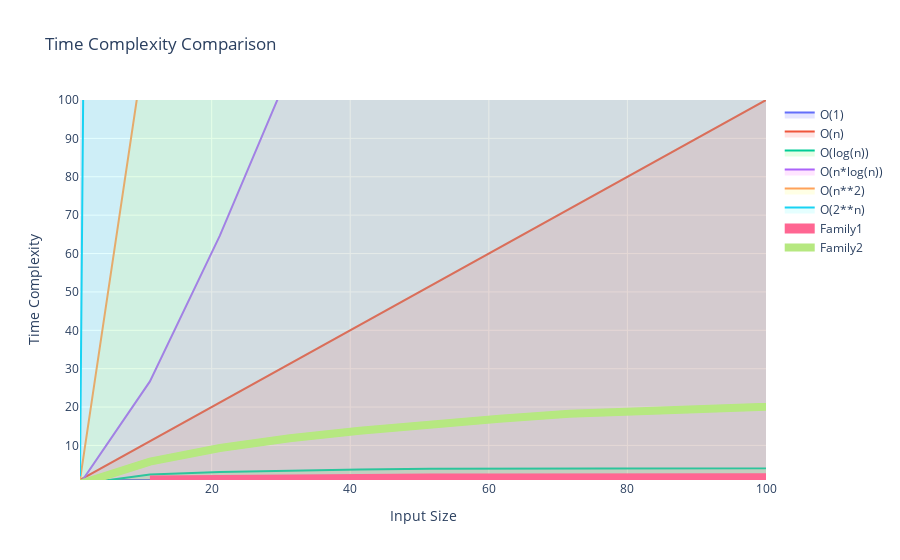

Notebook code for this chart:
### Code cell
def plot_complexity(complexities: np.array, x = np.linspace(1, 1000, 100), base_graph=go.Figure(base_graph)):

    """ Given an array of complexities and their family name as the label,
        display a time complexity comparison chart comparing the given complexities.
         
        Complexities take the form: [[np.log(x)*np.log(x), 'Family1'], 
                                     [np.log(x)**2, 'Family2']]   """
    
    
    for i, (complexity, label) in enumerate(complexities):
        trace = go.Scatter(x=x, y=complexity, mode='lines', name=f'{label}',  line=dict(width=10-2*i))
        base_graph.add_trace(trace)

    base_graph.show()
    return
    

print(plot_complexity([[np.log(np.log(x)), 'Family1'], 
                       [np.log(x)**2, 'Family2']]))
